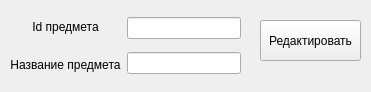
<?xml version="1.0" encoding="UTF-8"?>
<ui version="4.0">
 <class>editSubjectForm</class>
 <widget class="QWidget" name="editSubjectForm">
  <property name="geometry">
   <rect>
    <x>0</x>
    <y>0</y>
    <width>371</width>
    <height>92</height>
   </rect>
  </property>
  <property name="windowTitle">
   <string>Редактирование</string>
  </property>
  <widget class="QWidget" name="layoutWidget_2">
   <property name="geometry">
    <rect>
     <x>10</x>
     <y>10</y>
     <width>231</width>
     <height>71</height>
    </rect>
   </property>
   <layout class="QHBoxLayout" name="horizontalLayout_2">
    <item>
     <layout class="QVBoxLayout" name="verticalLayout_3">
      <item>
       <widget class="QLabel" name="label_number_subject">
        <property name="sizePolicy">
         <sizepolicy hsizetype="Minimum" vsizetype="Minimum">
          <horstretch>0</horstretch>
          <verstretch>0</verstretch>
         </sizepolicy>
        </property>
        <property name="text">
         <string>Id предмета</string>
        </property>
        <property name="alignment">
         <set>Qt::AlignCenter</set>
        </property>
       </widget>
      </item>
      <item>
       <widget class="QLabel" name="label_name_subject">
        <property name="sizePolicy">
         <sizepolicy hsizetype="Minimum" vsizetype="Minimum">
          <horstretch>0</horstretch>
          <verstretch>0</verstretch>
         </sizepolicy>
        </property>
        <property name="text">
         <string>Название предмета</string>
        </property>
        <property name="alignment">
         <set>Qt::AlignCenter</set>
        </property>
       </widget>
      </item>
     </layout>
    </item>
    <item>
     <layout class="QVBoxLayout" name="verticalLayout_4">
      <item>
       <widget class="QLineEdit" name="lineEditIdSubject"/>
      </item>
      <item>
       <widget class="QLineEdit" name="lineEditNameSubject"/>
      </item>
     </layout>
    </item>
   </layout>
  </widget>
  <widget class="QPushButton" name="pushButtonEditSubject">
   <property name="geometry">
    <rect>
     <x>260</x>
     <y>20</y>
     <width>101</width>
     <height>41</height>
    </rect>
   </property>
   <property name="text">
    <string>Редактировать</string>
   </property>
  </widget>
 </widget>
 <resources/>
 <connections/>
</ui>
